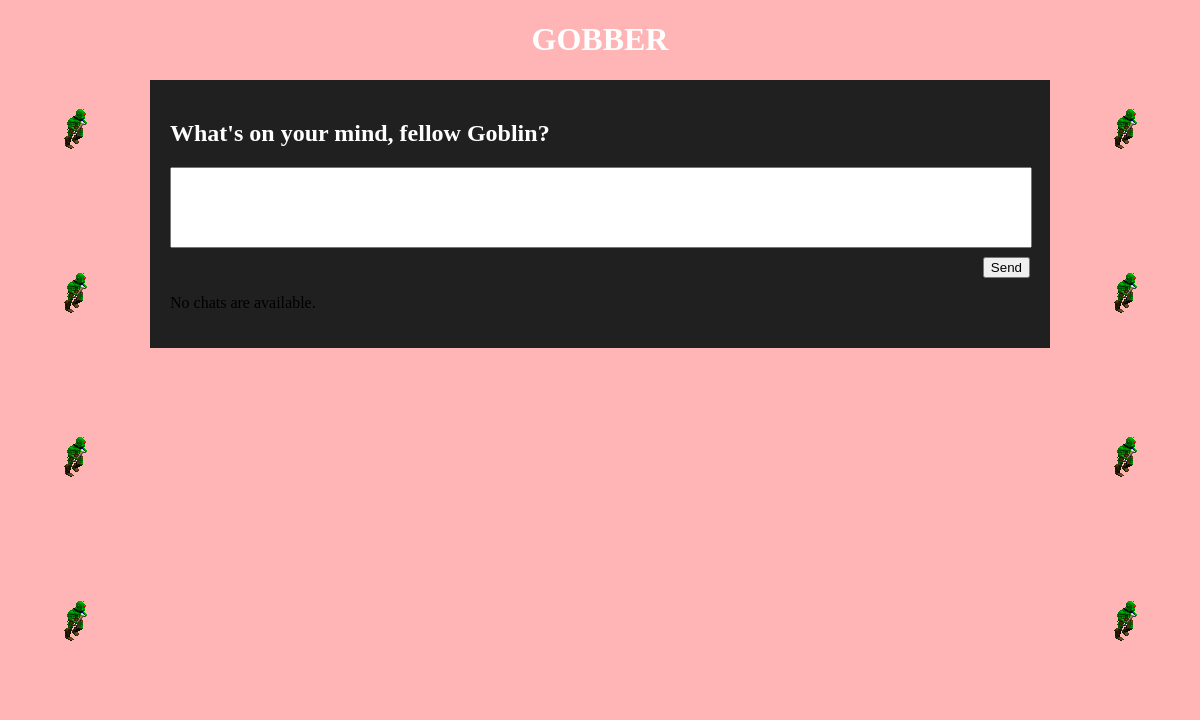
The app's page /gobber/chats/, older data.
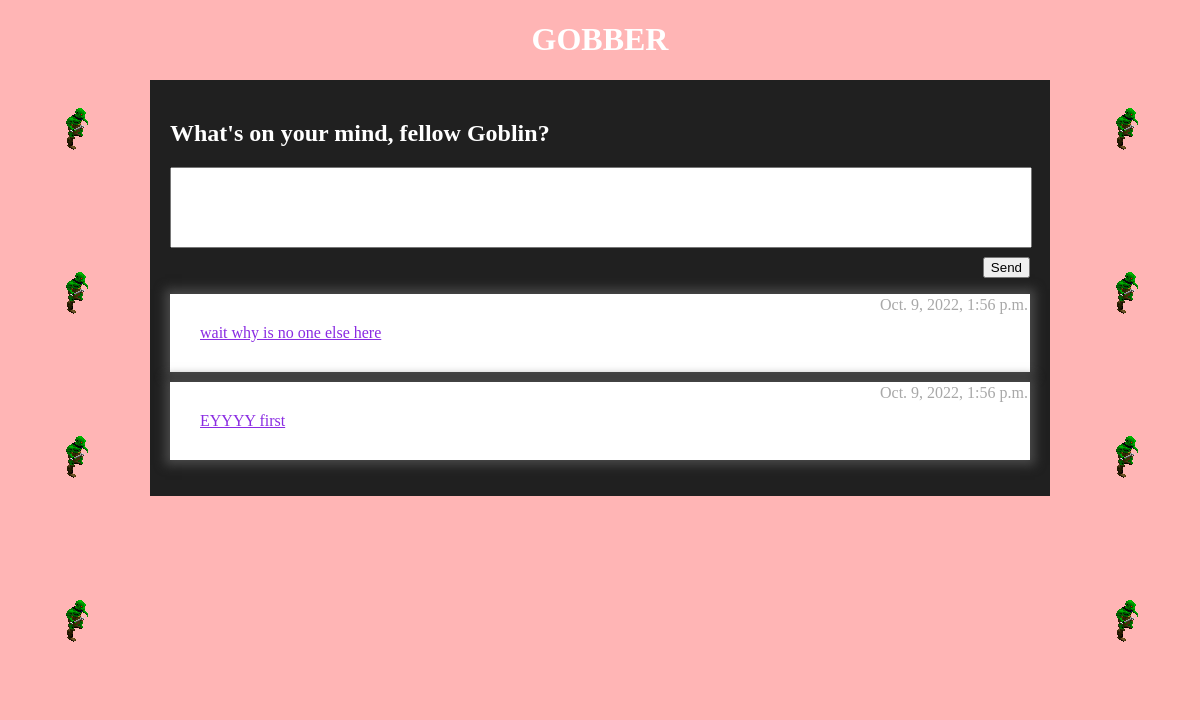
The same page, newer data.
### gobber/models.py (models this page shows, shortened)
class Message(models.Model):
    message_text = models.CharField(max_length=300)
    pub_date = models.DateTimeField(auto_now=True)
    def was_published_recently(self):
        now = timezone.now()
        return now - datetime.timedelta(days=1) <= self.pub_date <= now
    was_published_recently.admin_order_field = 'pub_date'
    was_published_recently.boolean = True
    was_published_recently.short_description = 'Published recently?'

### gobber/views.py (the view)
# urls.py: path('chats/', views.chats, name='chats'),
def chats(request):
    print('post data is:', request.POST)
    messageList = Message.objects.filter(pub_date__lte=timezone.now()).order_by('-pub_date')[:7]
    if request.method == "POST":
        form = MessageForm(request.POST)
        if form.is_valid():
            form.save()
            return HttpResponseRedirect(reverse('gobber:chats'))
    else:
        form = MessageForm()
    return render(request, 'gobber/chats.html', {'messageList':messageList,'form': form})

### gobber/forms.py
class MessageForm(ModelForm):
    class Meta:
        model = Message
        fields = ['message_text']
        widgets = {
            'message_text': forms.Textarea(attrs={
                                                    'rows': 5,
                                                    })
        }
        labels = {
            'message_text': '',
        }

### gobber/templates/gobber/chats.html (shortened to what this page needs)
<!DOCTYPE html>
<html>
<head>
    {% load static %}
    <link rel="stylesheet" type="text/css" href="{% static 'gobber/chatStyle.css' %}">
</head>
<body>
<div>
    <h1>GOBBER</h1>
</div>
<div class="leftSidebar">
    <img src="/static/images/goblinwalk.gif">
    <img src="/static/images/goblinwalk.gif">
    <img src="/static/images/goblinwalk.gif">
    <img src="/static/images/goblinwalk.gif">
</div>
<div class="rightSidebar">
    <img src="/static/images/goblinwalk.gif">
    <img src="/static/images/goblinwalk.gif">
    <img src="/static/images/goblinwalk.gif">
    <img src="/static/images/goblinwalk.gif">
</div>
<div class="chatField">
    <div>
        <h2>What's on your mind, fellow Goblin?</h2>
        <form action="{% url 'gobber:chats' %}" method="post">
                {{ form }}
            <div class="chatButton">
                <input  type="submit" value="Send">
            </div>
        </form>
    </div>
    <div>
    {% if messageList %}
        <ul class="chatList">
        {% for message in messageList %}
            <div class = "chatBox">
                <li class="chatTime"> {{message.pub_date}} </li>
                <li class="chatMessage"><a href="{% url 'gobber:detail' message.id %}"> {{message.message_text}} </a></li>
            </div>
        {% endfor %}
        </ul>
    {% else %}
        <p>No chats are available.</p>
    {% endif %}
    </div>
</div>
</body>
</html>

Row changes from the older to the newer data that the page shows:
added Message: pub_date "Oct. 9, 2022, 1:56 p.m.", message_text "wait why is no one else here"
added Message: pub_date "Oct. 9, 2022, 1:56 p.m.", message_text "EYYYY first"
Text that changed along with them:
text no longer shown: "No chats are available."
